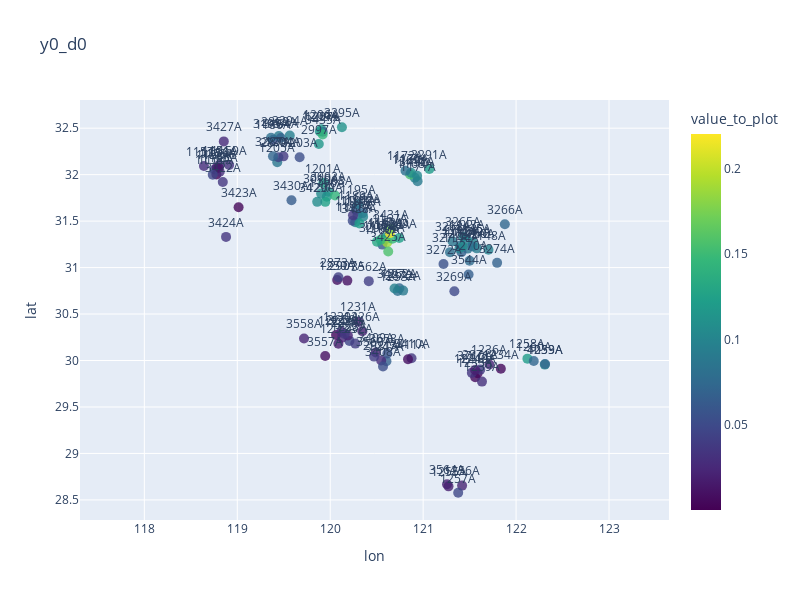
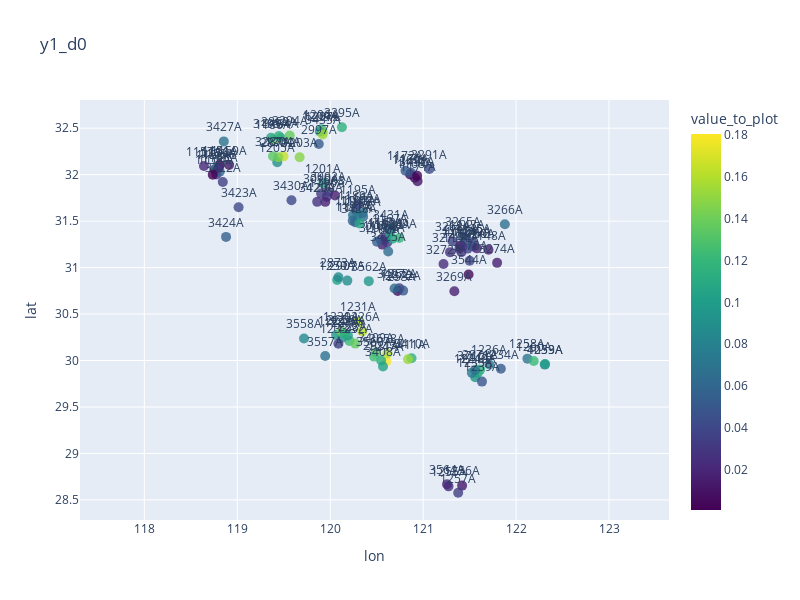
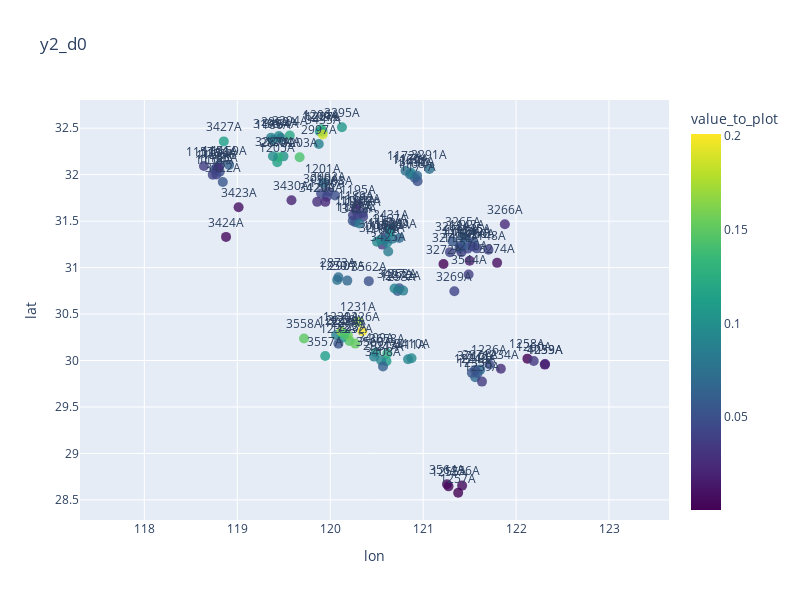
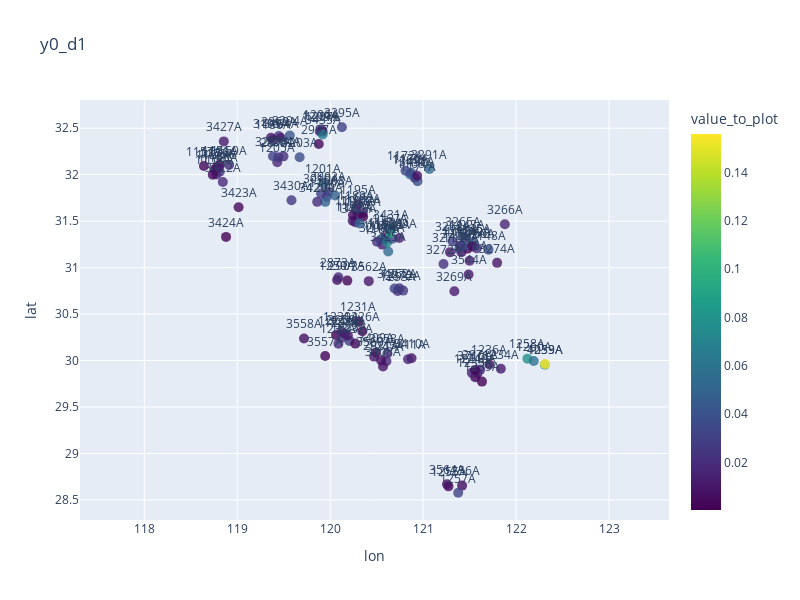

Notebook code cell kept with these figures, in order:
### Code cell
for i,cg in enumerate(cg_list):
    plot_station(df, cg, delay=i)
